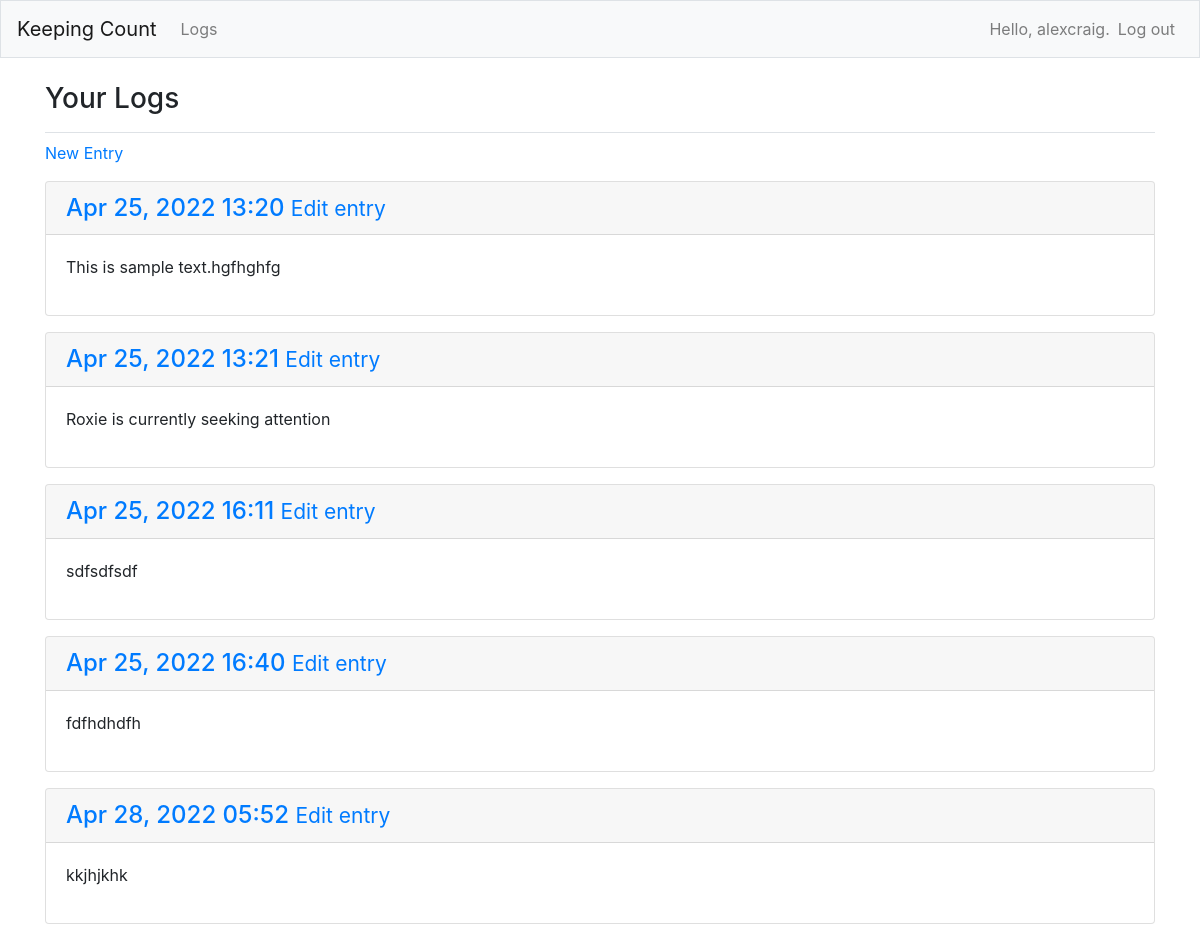
The app's page /logs/ (signed in), older data.
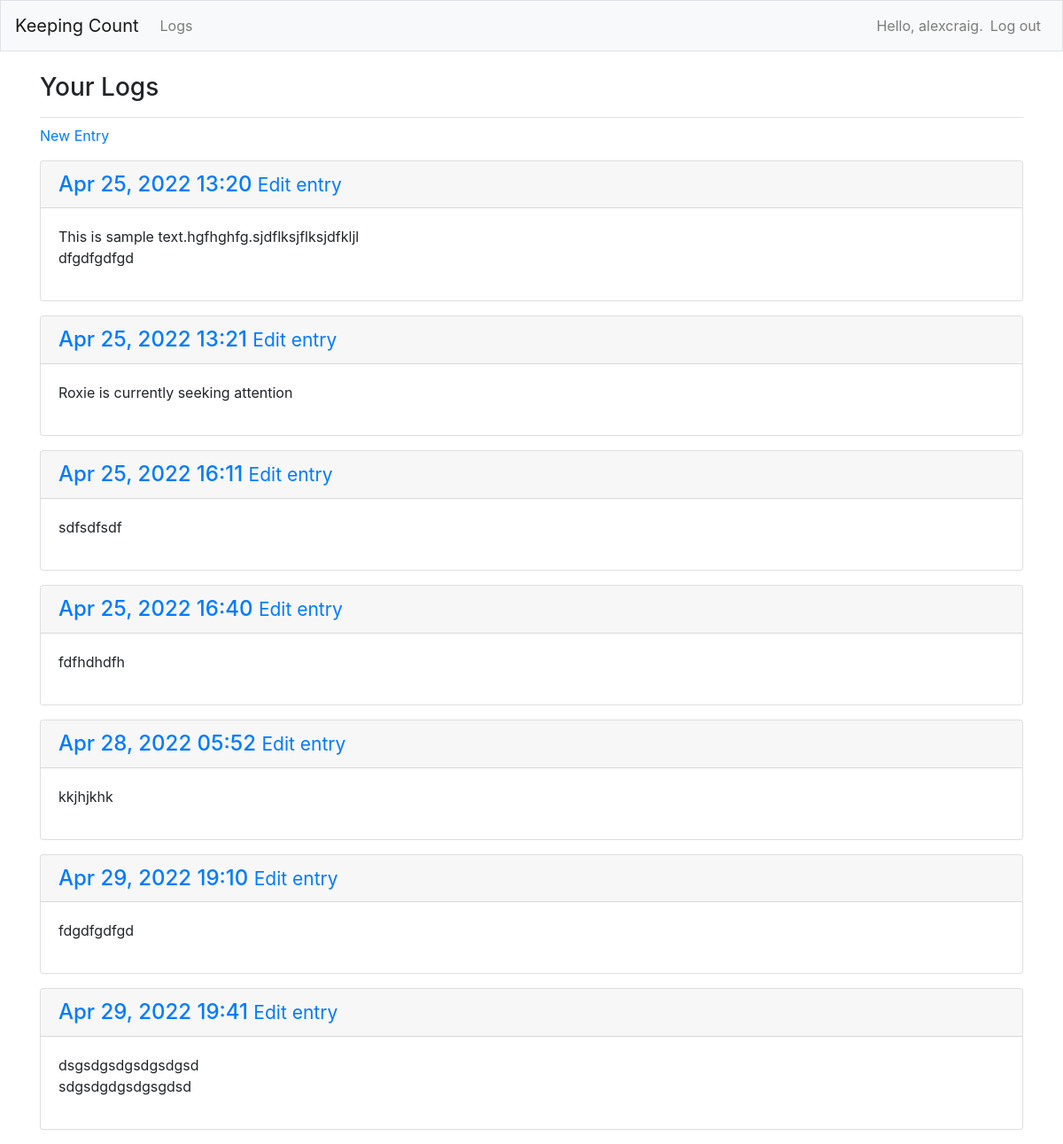
The same page, newer data.
### logs/models.py (models this page shows, shortened)
class Log(models.Model):
    text = models.TextField()
    date_added = models.DateTimeField(auto_now_add=True)
    date_updated = models.DateTimeField(auto_now=True)
    owner = models.ForeignKey(User, on_delete=models.CASCADE)
    objects = models.Manager()

### logs/views.py (the view)
# urls.py: path('', include('logs.urls')),
@login_required
def logs(request):
    user_logs = Log.objects.filter(owner=request.user).order_by('date_added')
    context = {'logs': user_logs}
    return render(request, 'logs/logs.html', context)

### logs/templates/logs/logs.html (shortened to what this page needs)
{% extends "base.html" %}
{% block page_header %}
<h3>Your Logs</h3>
{% endblock page_header %}
{% block content %}
    <p>
        <a href ="{% url 'logs:new_entry' %}">New Entry</a></p>
    {% for log in logs %}
    <div class="card mb-3">
        <h4 class="card-header">
            <a href="{%url 'logs:log_entry' log.id %}">{{ log.date_added|date:'M d, Y H:i'}}</a>
            <small><a href="{% url 'logs:edit_entry' log.id%}">Edit entry</a></small>
        </h4>
        <div class="card-body">
            {{log.text|linebreaks }}
        </div>
    </div>
    {% empty %}
    <p>No logs have been added yet.</p>
    {% endfor %}
{% endblock content %}

Row changes from the older to the newer data that the page shows:
changed Log: text "This is sample text.hgfhghfg" → "This is sample text.hgfhghfg.sjdflksjflksjdfkljl dfgdfgdfgd"
added Log: date_added "Apr 29, 2022 19:10", text "fdgdfgdfgd"
added Log: date_added "Apr 29, 2022 19:41", text "dsgsdgsdgsdgsdgsd sdgsdgdgsdgsgdsd"
